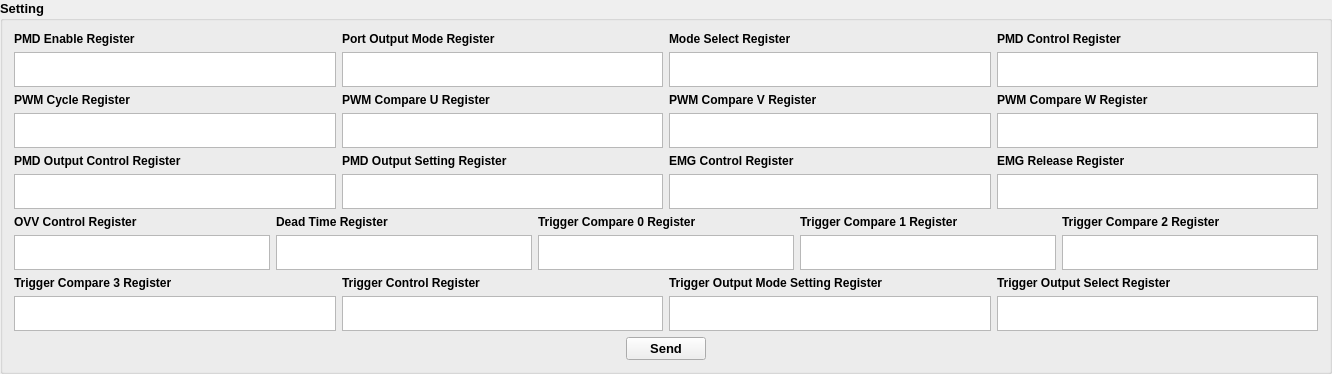
       <widget class="QGroupBox" name="groupBox_2">
        <property name="font">
         <font>
          <pointsize>10</pointsize>
          <weight>75</weight>
          <bold>true</bold>
         </font>
        </property>
        <property name="title">
         <string>Setting</string>
        </property>
        <layout class="QGridLayout" name="gridLayout_2">
         <item row="0" column="0">
          <layout class="QVBoxLayout" name="verticalLayout_31">
           <item>
            <layout class="QVBoxLayout" name="verticalLayout_26">
             <item>
              <layout class="QHBoxLayout" name="horizontalLayout_7">
               <item>
                <layout class="QVBoxLayout" name="verticalLayout_27">
                 <item>
                  <widget class="QLabel" name="label_2">
                   <property name="font">
                    <font>
                     <pointsize>9</pointsize>
                     <weight>75</weight>
                     <bold>true</bold>
                    </font>
                   </property>
                   <property name="text">
                    <string>PMD Enable Register</string>
                   </property>
                  </widget>
                 </item>
                 <item>
                  <widget class="QTextEdit" name="w_PMDEnableRegister">
                   <property name="maximumSize">
                    <size>
                     <width>16777215</width>
                     <height>35</height>
                    </size>
                   </property>
                  </widget>
                 </item>
                </layout>
               </item>
               <item>
                <layout class="QVBoxLayout" name="verticalLayout_28">
                 <item>
                  <widget class="QLabel" name="label_4">
                   <property name="font">
                    <font>
                     <pointsize>9</pointsize>
                     <weight>75</weight>
                     <bold>true</bold>
                    </font>
                   </property>
                   <property name="text">
                    <string>Port Output Mode Register</string>
                   </property>
                  </widget>
                 </item>
                 <item>
                  <widget class="QTextEdit" name="w_PortOutputModeRegister">
                   <property name="maximumSize">
                    <size>
                     <width>16777215</width>
                     <height>35</height>
                    </size>
                   </property>
                  </widget>
                 </item>
                </layout>
               </item>
               <item>
                <layout class="QVBoxLayout" name="verticalLayout_29">
                 <item>
                  <widget class="QLabel" name="label_6">
                   <property name="font">
                    <font>
                     <pointsize>9</pointsize>
                     <weight>75</weight>
                     <bold>true</bold>
                    </font>
                   </property>
                   <property name="text">
                    <string>Mode Select Register</string>
                   </property>
                  </widget>
                 </item>
                 <item>
                  <widget class="QTextEdit" name="w_ModeSelectRegister">
                   <property name="maximumSize">
                    <size>
                     <width>16777215</width>
                     <height>35</height>
                    </size>
                   </property>
                  </widget>
                 </item>
                </layout>
               </item>
               <item>
                <layout class="QVBoxLayout" name="verticalLayout_30">
                 <item>
                  <widget class="QLabel" name="label_8">
                   <property name="font">
                    <font>
                     <pointsize>9</pointsize>
                     <weight>75</weight>
                     <bold>true</bold>
                    </font>
                   </property>
                   <property name="text">
                    <string>PMD Control Register</string>
                   </property>
                  </widget>
                 </item>
                 <item>
                  <widget class="QTextEdit" name="wPMDControlRegister">
                   <property name="maximumSize">
                    <size>
                     <width>16777215</width>
                     <height>35</height>
                    </size>
                   </property>
                  </widget>
                 </item>
                </layout>
               </item>
              </layout>
             </item>
             <item>
              <layout class="QHBoxLayout" name="horizontalLayout_8">
               <item>
                <layout class="QVBoxLayout" name="verticalLayout_33">
                 <item>
                  <widget class="QLabel" name="label_14">
                   <property name="font">
                    <font>
                     <pointsize>9</pointsize>
                     <weight>75</weight>
                     <bold>true</bold>
                    </font>
                   </property>
                   <property name="text">
                    <string>PWM Cycle Register</string>
                   </property>
                  </widget>
                 </item>
                 <item>
                  <widget class="QTextEdit" name="wPWMCycleRegister">
                   <property name="maximumSize">
                    <size>
                     <width>16777215</width>
                     <height>35</height>
                    </size>
                   </property>
                  </widget>
                 </item>
                </layout>
               </item>
               <item>
                <layout class="QVBoxLayout" name="verticalLayout_34">
                 <item>
                  <widget class="QLabel" name="label_16">
                   <property name="font">
                    <font>
                     <pointsize>9</pointsize>
                     <weight>75</weight>
                     <bold>true</bold>
                    </font>
                   </property>
                   <property name="text">
                    <string>PWM Compare U Register</string>
                   </property>
                  </widget>
                 </item>
                 <item>
                  <widget class="QTextEdit" name="wPWMCompareURegister">
                   <property name="maximumSize">
                    <size>
                     <width>16777215</width>
                     <height>35</height>
                    </size>
                   </property>
                  </widget>
                 </item>
                </layout>
               </item>
               <item>
                <layout class="QVBoxLayout" name="verticalLayout_35">
                 <item>
                  <widget class="QLabel" name="label_18">
                   <property name="font">
                    <font>
                     <pointsize>9</pointsize>
                     <weight>75</weight>
                     <bold>true</bold>
                    </font>
                   </property>
                   <property name="text">
                    <string>PWM Compare V Register</string>
                   </property>
                  </widget>
                 </item>
                 <item>
                  <widget class="QTextEdit" name="wPWMCompareVRegister">
                   <property name="maximumSize">
                    <size>
                     <width>16777215</width>
                     <height>35</height>
                    </size>
                   </property>
                  </widget>
                 </item>
                </layout>
               </item>
               <item>
                <layout class="QVBoxLayout" name="verticalLayout_36">
                 <item>
                  <widget class="QLabel" name="label_20">
                   <property name="font">
                    <font>
                     <pointsize>9</pointsize>
                     <weight>75</weight>
                     <bold>true</bold>
                    </font>
                   </property>
                   <property name="text">
                    <string>PWM Compare W Register</string>
                   </property>
                  </widget>
                 </item>
                 <item>
                  <widget class="QTextEdit" name="wPWMCompareWRegister">
                   <property name="maximumSize">
                    <size>
                     <width>16777215</width>
                     <height>35</height>
                    </size>
                   </property>
                  </widget>
                 </item>
                </layout>
               </item>
              </layout>
             </item>
             <item>
              <layout class="QHBoxLayout" name="horizontalLayout_9">
               <item>
                <layout class="QVBoxLayout" name="verticalLayout_37">
                 <item>
                  <widget class="QLabel" name="label_22">
                   <property name="font">
                    <font>
                     <pointsize>9</pointsize>
                     <weight>75</weight>
                     <bold>true</bold>
                    </font>
                   </property>
                   <property name="text">
                    <string>PMD Output Control Register</string>
                   </property>
                  </widget>
                 </item>
                 <item>
                  <widget class="QTextEdit" name="wPMDOutputControlRegister">
                   <property name="maximumSize">
                    <size>
                     <width>16777215</width>
                     <height>35</height>
                    </size>
                   </property>
                  </widget>
                 </item>
                </layout>
               </item>
               <item>
                <layout class="QVBoxLayout" name="verticalLayout_38">
                 <item>
                  <widget class="QLabel" name="label_24">
                   <property name="font">
                    <font>
                     <pointsize>9</pointsize>
                     <weight>75</weight>
                     <bold>true</bold>
                    </font>
                   </property>
                   <property name="text">
                    <string>PMD Output Setting Register</string>
                   </property>
                  </widget>
                 </item>
                 <item>
                  <widget class="QTextEdit" name="wPMDOutputSettingRegister">
                   <property name="maximumSize">
                    <size>
                     <width>16777215</width>
                     <height>35</height>
                    </size>
                   </property>
                  </widget>
                 </item>
                </layout>
               </item>
               <item>
                <layout class="QVBoxLayout" name="verticalLayout_51">
                 <item>
                  <widget class="QLabel" name="label_49">
                   <property name="font">
                    <font>
                     <pointsize>9</pointsize>
                     <weight>75</weight>
                     <bold>true</bold>
                    </font>
                   </property>
                   <property name="text">
                    <string>EMG Control Register</string>
                   </property>
                  </widget>
                 </item>
                 <item>
                  <widget class="QTextEdit" name="wEMGControlRegister">
                   <property name="maximumSize">
                    <size>
                     <width>16777215</width>
                     <height>35</height>
                    </size>
                   </property>
                  </widget>
                 </item>
                </layout>
               </item>
               <item>
                <layout class="QVBoxLayout" name="verticalLayout_39">
                 <item>
                  <widget class="QLabel" name="label_26">
                   <property name="font">
                    <font>
                     <pointsize>9</pointsize>
                     <weight>75</weight>
                     <bold>true</bold>
                    </font>
                   </property>
                   <property name="text">
                    <string>EMG Release Register</string>
                   </property>
                  </widget>
                 </item>
                 <item>
                  <widget class="QTextEdit" name="wEMGReleaseRegister">
                   <property name="maximumSize">
                    <size>
                     <width>16777215</width>
                     <height>35</height>
                    </size>
                   </property>
                  </widget>
                 </item>
                </layout>
               </item>
              </layout>
             </item>
             <item>
              <layout class="QHBoxLayout" name="horizontalLayout_10">
               <item>
                <layout class="QVBoxLayout" name="verticalLayout_41">
                 <item>
                  <widget class="QLabel" name="label_30">
                   <property name="font">
                    <font>
                     <pointsize>9</pointsize>
                     <weight>75</weight>
                     <bold>true</bold>
                    </font>
                   </property>
                   <property name="text">
                    <string>OVV Control Register</string>
                   </property>
                  </widget>
                 </item>
                 <item>
                  <widget class="QTextEdit" name="wOVVControlRegister">
                   <property name="maximumSize">
                    <size>
                     <width>16777215</width>
                     <height>35</height>
                    </size>
                   </property>
                  </widget>
                 </item>
                </layout>
               </item>
               <item>
                <layout class="QVBoxLayout" name="verticalLayout_43">
                 <item>
                  <widget class="QLabel" name="label_36">
                   <property name="font">
                    <font>
                     <pointsize>9</pointsize>
                     <weight>75</weight>
                     <bold>true</bold>
                    </font>
                   </property>
                   <property name="text">
                    <string>Dead Time Register</string>
                   </property>
                  </widget>
                 </item>
                 <item>
                  <widget class="QTextEdit" name="wDeadTimeRegister">
                   <property name="maximumSize">
                    <size>
                     <width>16777215</width>
                     <height>35</height>
                    </size>
                   </property>
                  </widget>
                 </item>
                </layout>
               </item>
               <item>
                <layout class="QVBoxLayout" name="verticalLayout_44">
                 <item>
                  <widget class="QLabel" name="label_38">
                   <property name="font">
                    <font>
                     <pointsize>9</pointsize>
                     <weight>75</weight>
                     <bold>true</bold>
                    </font>
                   </property>
                   <property name="text">
                    <string>Trigger Compare 0 Register</string>
                   </property>
                  </widget>
                 </item>
                 <item>
                  <widget class="QTextEdit" name="wTriggerCompare0Register">
                   <property name="maximumSize">
                    <size>
                     <width>16777215</width>
                     <height>35</height>
                    </size>
                   </property>
                  </widget>
                 </item>
                </layout>
               </item>
               <item>
                <layout class="QVBoxLayout" name="verticalLayout_45">
                 <item>
                  <widget class="QLabel" name="label_40">
                   <property name="font">
                    <font>
                     <pointsize>9</pointsize>
                     <weight>75</weight>
                     <bold>true</bold>
                    </font>
                   </property>
                   <property name="text">
                    <string>Trigger Compare 1 Register</string>
                   </property>
                  </widget>
                 </item>
                 <item>
                  <widget class="QTextEdit" name="wTriggerCompare1Register">
                   <property name="maximumSize">
                    <size>
                     <width>16777215</width>
                     <height>35</height>
                    </size>
                   </property>
                  </widget>
                 </item>
                </layout>
               </item>
               <item>
                <layout class="QVBoxLayout" name="verticalLayout_46">
                 <item>
                  <widget class="QLabel" name="label_42">
                   <property name="font">
                    <font>
                     <pointsize>9</pointsize>
                     <weight>75</weight>
                     <bold>true</bold>
                    </font>
                   </property>
                   <property name="text">
                    <string>Trigger Compare 2 Register</string>
                   </property>
                  </widget>
                 </item>
                 <item>
                  <widget class="QTextEdit" name="wTriggerCompare2Register">
                   <property name="maximumSize">
                    <size>
                     <width>16777215</width>
                     <height>35</height>
                    </size>
                   </property>
                  </widget>
                 </item>
                </layout>
               </item>
              </layout>
             </item>
             <item>
              <layout class="QHBoxLayout" name="horizontalLayout_11">
               <item>
                <layout class="QVBoxLayout" name="verticalLayout_47">
                 <item>
                  <widget class="QLabel" name="label_44">
                   <property name="font">
                    <font>
                     <pointsize>9</pointsize>
                     <weight>75</weight>
                     <bold>true</bold>
                    </font>
                   </property>
                   <property name="text">
                    <string>Trigger Compare 3 Register</string>
                   </property>
                  </widget>
                 </item>
                 <item>
                  <widget class="QTextEdit" name="wTriggerCompare3Register">
                   <property name="maximumSize">
                    <size>
                     <width>16777215</width>
                     <height>35</height>
                    </size>
                   </property>
                  </widget>
                 </item>
                </layout>
               </item>
               <item>
                <layout class="QVBoxLayout" name="verticalLayout_48">
                 <item>
                  <widget class="QLabel" name="label_46">
                   <property name="font">
                    <font>
                     <pointsize>9</pointsize>
                     <weight>75</weight>
                     <bold>true</bold>
                    </font>
                   </property>
                   <property name="text">
                    <string>Trigger Control Register</string>
                   </property>
                  </widget>
                 </item>
                 <item>
                  <widget class="QTextEdit" name="wTriggerControlRegister">
                   <property name="maximumSize">
                    <size>
                     <width>16777215</width>
                     <height>35</height>
                    </size>
                   </property>
                  </widget>
                 </item>
                </layout>
               </item>
               <item>
                <layout class="QVBoxLayout" name="verticalLayout_49">
                 <item>
                  <widget class="QLabel" name="label_47">
                   <property name="font">
                    <font>
                     <pointsize>9</pointsize>
                     <weight>75</weight>
                     <bold>true</bold>
                    </font>
                   </property>
                   <property name="text">
                    <string>Trigger Output Mode Setting Register</string>
                   </property>
                  </widget>
                 </item>
                 <item>
                  <widget class="QTextEdit" name="wTriggerOutputModeSettingRegister">
                   <property name="maximumSize">
                    <size>
                     <width>16777215</width>
                     <height>35</height>
                    </size>
                   </property>
                  </widget>
                 </item>
                </layout>
               </item>
               <item>
                <layout class="QVBoxLayout" name="verticalLayout_50">
                 <item>
                  <widget class="QLabel" name="label_48">
                   <property name="font">
                    <font>
                     <pointsize>9</pointsize>
                     <weight>75</weight>
                     <bold>true</bold>
                    </font>
                   </property>
                   <property name="text">
                    <string>Trigger Output Select Register</string>
                   </property>
                  </widget>
                 </item>
                 <item>
                  <widget class="QTextEdit" name="wTriggerOutputSelectRegister">
                   <property name="maximumSize">
                    <size>
                     <width>16777215</width>
                     <height>35</height>
                    </size>
                   </property>
                  </widget>
                 </item>
                </layout>
               </item>
              </layout>
             </item>
            </layout>
           </item>
           <item>
            <layout class="QHBoxLayout" name="horizontalLayout_12">
             <item>
              <spacer name="horizontalSpacer">
               <property name="orientation">
                <enum>Qt::Horizontal</enum>
               </property>
               <property name="sizeHint" stdset="0">
                <size>
                 <width>40</width>
                 <height>20</height>
                </size>
               </property>
              </spacer>
             </item>
             <item>
              <widget class="QPushButton" name="pushButton">
               <property name="text">
                <string>Send</string>
               </property>
              </widget>
             </item>
             <item>
              <spacer name="horizontalSpacer_2">
               <property name="orientation">
                <enum>Qt::Horizontal</enum>
               </property>
               <property name="sizeHint" stdset="0">
                <size>
                 <width>40</width>
                 <height>20</height>
                </size>
               </property>
              </spacer>
             </item>
            </layout>
           </item>
          </layout>
         </item>
        </layout>
       </widget>
